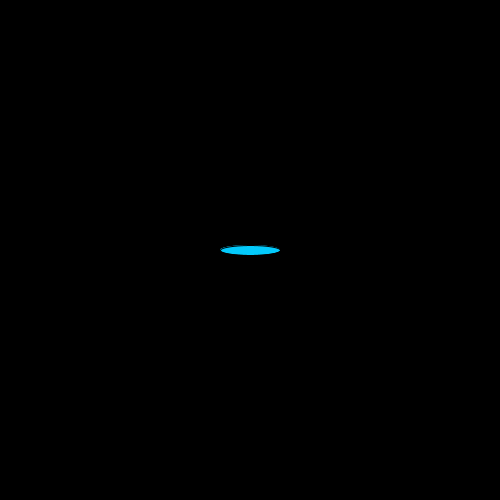
Frame 1 (no input)
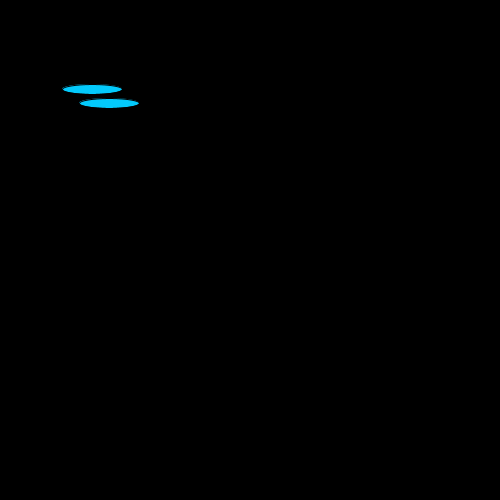
Frame 60 (the mouse pressed at the canvas centre just before this capture)
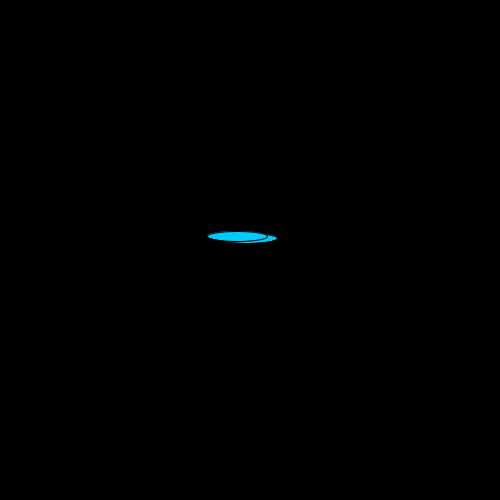
Frame 120 (the mouse held since frame 60 and released just before this capture)

The Processing sketch that drew these frames (run headless with seeded random() and noise(); from frame 60 on, the mouse is pressed at the canvas centre):

// Processing sketch: chemotaxisSreeman
// ── chemotaxisSreeman.pde
int x=0;
int y=0;
int w=2;
Bacteria [] b;
//declare bacteria variables here   
void setup()   
{
  size(500, 500);
  background(0);
  b=new Bacteria[w];
  for (int i=0; i<b.length; i++) {
    b[i]=new Bacteria(width/2, height/2);
  }
  if(mousePressed){
    w++;
  }
    
}   
void draw()   
{
  background(0);
  for (int i=0; i<b.length; i++) {
    b[i].show();
    b[i].move();
  }
}

// ── Bacteria.pde
class Bacteria {
  int x, y;
  Bacteria(int x, int y) {
    this.x=x;
    this.y=y;
  }
  void move() {
    //x=(int)(Math.random()*5)+2;
    //y=(int)(Math.random()*5)+2;
    if (mouseX>x) {
      x+=(int)(Math.random()*6);
    }
    if (mouseX<x) {
      x-=(int)(Math.random()*6);
    }
    if (mouseY>y) {
      y+=(int)(Math.random()*6);
    }
    if (mouseY<y) {
      y-=(int)(Math.random()*6);
    }
  }
  void show() {
    fill(3, 202, 252);
    ellipse(x, y, 60, 10);
  }
}
